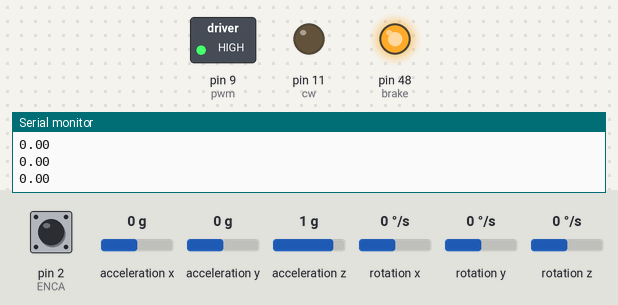
The sketch below on a simulated Arduino Mega 2560, built with avr-gcc and run on an emulated ATmega2560. On the bench: switched loads named in the sketch (green lamp = pin HIGH), output pins drawn as LEDs (lit = HIGH), the last lines printed to the serial monitor. The inputs (shaded band) are chosen by the test bench; at power-on: acceleration x 0 g, acceleration z 1 g, rotation y 0 °/s, acceleration y 0 g, pin 2 (ENCA) HIGH, rotation x 0 °/s, rotation z 0 °/s.

Above: at 1.2 s.
1.3 s: acceleration x set to -1.4 g
At 1.7 s:
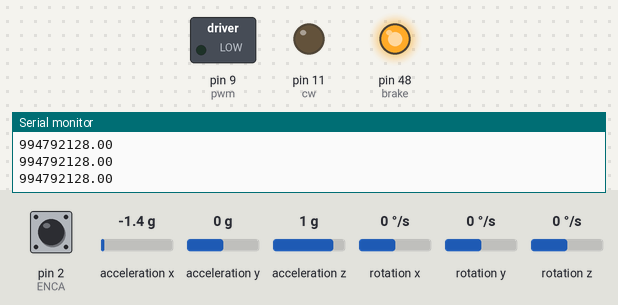
2.8 s: acceleration z set to -0.8 g
At 3.9 s:
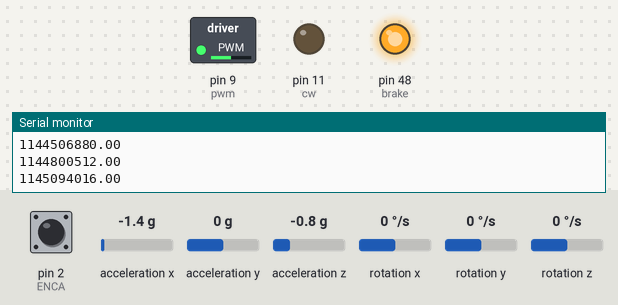
5.8 s: rotation y set to -13 °/s
8.8 s: rotation y set to -17 °/s
10.3 s: acceleration y set to -1.4 g
At 11.5 s:
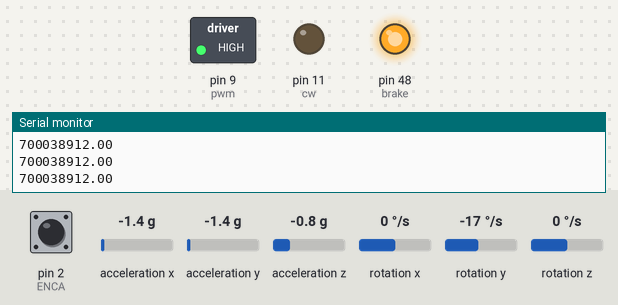
11.8 s: acceleration x set to 0 g
At 12.2 s:
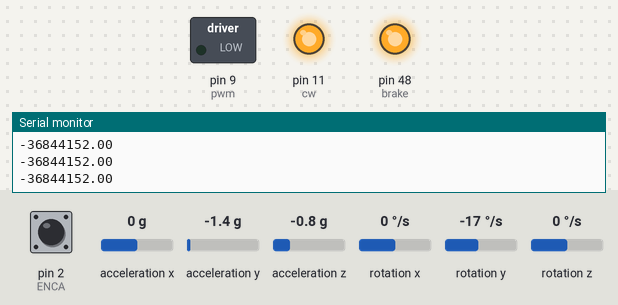
Timing chart, 0 to 14.3 s (numbered marks = the images above; inputs shaded):
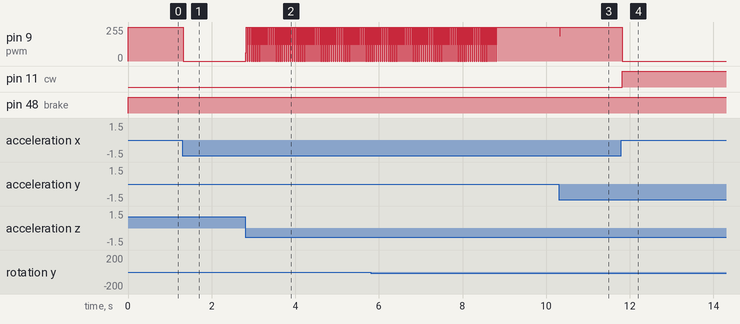

The sketch:

newBalancing.ino
```cpp
#include <util/atomic.h>
#include <MPU6050_light.h>

#define ENCA 2 //21-PD0 //19-RX1  //17-RX2
#define ENCB 3 //20-PD1 //18-TX1  //16-TX2
#define brake 48 //PL1
#define cw 11 // 1A
#define pwm 9 //

MPU6050 mpu(Wire);

// globals
float prev = 0, K[4]={}, y[4]={}, y_setpoint[4]={}, M;
float thet, thet_dot, alp, alp_dot, prevAlp=0, vGive, prev_u=0;
long prevT=0;
int posPrev=0,  sz=4, trq;
volatile int pos_i=0;
volatile float velocity_i=0;
volatile long prevT_i=0;


void readEncoder(){
  int b=digitalRead(ENCB);
  int increment=0;
  if (b>0){
    increment=1;
//    pos_i++;
  }
  else{
    increment=-1;
//    pos_i--;
  }
  pos_i=pos_i+increment;
//  Serial.println(pos_i);

  long currT=micros();
  float deltaT=((float) (currT-prevT_i))/1.0e6;
  velocity_i=increment/deltaT;
  prevT_i=currT;
}


void setMotor(int dir, int pwr, float prev_u){

  if (dir == 1){
    if (prev_u == -1){
      digitalWrite(brake, LOW);
    }
    digitalWrite(cw, LOW);
  }
  else{
    if (prev_u == 1){
      digitalWrite(brake, LOW);
    }
    digitalWrite(cw, HIGH);
  }
//  Serial.println(255-pwr);
  digitalWrite(brake, HIGH);
  analogWrite(pwm, 255-pwr);
}

int lqrController(float yy[], float yy_setpoint[]){
  float mul=0;
  //  K = [-311.4268,-85.9813,-1.0000,-1.7637];
//  K[0]=-41.4663;K[1]=-6.4185;K[2]=-1.0000;K[3]=-1.3120;
//  K[0]=-49.32124;K[1]=-7.25900;K[2]=-1.00000;K[3]=-1.29629;
//  K[0]=-49.91982;K[1]=-7.31929;K[2]=-1.00000;K[3]=-1.29515;
//  K[0]=-69.90391;K[1]=-10.38223;K[2]=-1.00000;K[3]=-1.29991;
//  K[0]=-69.97770;K[1]=-10.38361;K[2]=-1.00000;K[3]=-1.30019;
//  K[0]=-69.89653;K[1]=-10.38210;K[2]=-1.00000;K[3]=-1.2998;4
//  K[0]=-77.60897;K[1]=-10.52474;K[2]=-1.00000;K[3]=-1.32904;
//  K[0] = -22.78308;K[1]=-3.37165;K[2]=-0.31623;K[3]=-0.41236;
//  K[0] = -49.71888;K[1]=-7.37913;K[2]=-0.70711;K[3]=-0.91972;
//    K[0]=-69.90391;  K[1]=-10.38223;   K[2]=-1.00000;   K[3]=-1.29991;
//    K[0]=-40.77681;   K[1]=-6.04874;   K[2]=-0.57735;   K[3]=-0.75130;
//    K[0]=-193.01827;   K[1]=-25.14391;    K[2]=-1.00000;    K[3]=-1.26103;
//    K[0]=-136.66472;   K[1]=-17.80188;    K[2]=-0.70711;    K[3]=-0.89180;
//    K[0]=-281.02199;   K[1]=-35.01541;    K[2]=-0.70711;    K[3]=-0.88350;
//    K[0]=-217.99154;   K[1]=-27.49369;    K[2]=-0.70711;    K[3]=-0.88573;
//    K[0]=-147.40983;   K[1]=-18.80253;    K[2]=-0.57735;    K[3]=-0.72496;
//    K[0]=-147.40983;   K[1]=-18.80253;    K[2]=-0.70711;    K[3]=-0.72496;
//    K[0]=-26.01250;   K[1]=-3.31595;   K[2]=-0.10000;   K[3]=-0.12580;
//    K[0]=-28.07205;   K[1]=-3.65106;   K[2]=-0.14142;   K[3]=-0.17865;
    K[0]=-28.47513;   K[1]=-3.65753;   K[2]=-0.14142;   K[3]=-0.17913;
  for (int i=0; i<sz; i++){
    mul=mul-(K[i]*(yy[i]-yy_setpoint[i]));
  }
  return mul;
}


void setTorque(float dtt, int trq, float vNow){
  // T = M*angular acc.
  vGive = ((trq*dtt)/M) + vNow;

  Serial.println(vGive);
  float kp=1;
  float e=vGive-vNow;
  float u=kp*e;

  // Direction.
  int dir=1;
  if (u<0){
    dir=-1;
  }

  int pwr = (int) fabs(u);

  if (pwr>255){
    pwr = 255;
  }
  setMotor(dir, pwr, prev_u);
  prev_u=u;
}


void setup() {
  // put your setup code here, to run once:
  Serial.begin(9600);
  Wire.begin();
  mpu.begin();
  pinMode(ENCA, INPUT);
  pinMode(ENCB, INPUT);
  pinMode(brake, OUTPUT);
  pinMode(cw, OUTPUT);
  pinMode(pwm, OUTPUT);
//  digitalWrite(ENCA, HIGH);
  digitalWrite(brake, LOW); // Low means braking.
//  digitalWrite(cw, HIGH); // gives positive value // Low will give negative
  analogWrite(pwm, 255); // 255 means stop // 0 means go.
//  mpu.calcOffsets(true, true);
  M = 0.084*0.097*0.097/2; // Moment of Inertia.
  attachInterrupt(digitalPinToInterrupt(ENCA), readEncoder, RISING);
}

void loop() {
//  Serial.println(pos_i);


  mpu.update();
  thet = mpu.getAngleY()*0.0174533; // radians
  // Theta_dot.
  thet_dot = mpu.getGyroY()*0.0174533; // radians

  float curr = micros();
  alp = (pos_i*360*0.10471975512)/100; // radians
  float dtt = curr - prev;
  prev = curr;
  alp_dot = (alp-prevAlp)/dtt;
  prevAlp=alp;


//  int pwr = 100/3.0*micros()/1.0e6;
//  int dir = 1;
//  setMotor(dir, pwr);
//  Serial.print(thet);
//  Serial.print("\t");
//  Serial.print(thet_dot);
//  Serial.println("\t");

  y[0]=thet; y[1]=thet_dot; y[2]=alp;  y[3]=alp_dot;
  y_setpoint[0]=0;y_setpoint[1]=0;y_setpoint[2]=0;y_setpoint[3]=0;
  trq = lqrController(y, y_setpoint);
//  Serial.println(trq);
  int pos=0;
  float velocity2=0;
  ATOMIC_BLOCK(ATOMIC_RESTORESTATE){
    pos = pos_i;
    velocity2=velocity_i;
  }

//   Computing velocity with method 1
//  long currT = micros();
//  float deltaT = ((float) (currT-prevT))/1.0e6;
//  float velocity1 = (pos-posPrev)/deltaT;
//  posPrev=pos;
//  prevT = currT;


  float v2 = velocity2/600.0*60.0;
//  Serial.print(velocity1);
//  Serial.print(" ");
//  Serial.print(v2);
//  Serial.println();
  setTorque(dtt, trq, v2);


}
```

Measured:
- after the input at 1.3 s, pin 9 (pwm): 255/255 → 0/255 at once
- after the input at 2.8 s, pin 9 (pwm): 0/255 → 63/255 at once, then repeats every 0.05 s: 255/255 0.02 s, 0/255 0.02 s, 127/255 0.02 s
- after the input at 10.3 s, pin 9 (pwm): 255/255 → 191/255 at once, → 255/255 0.01 s later
- after the input at 11.8 s, pin 9 (pwm): 255/255 → 0/255 at once; pin 11 (cw): LOW → HIGH at once
